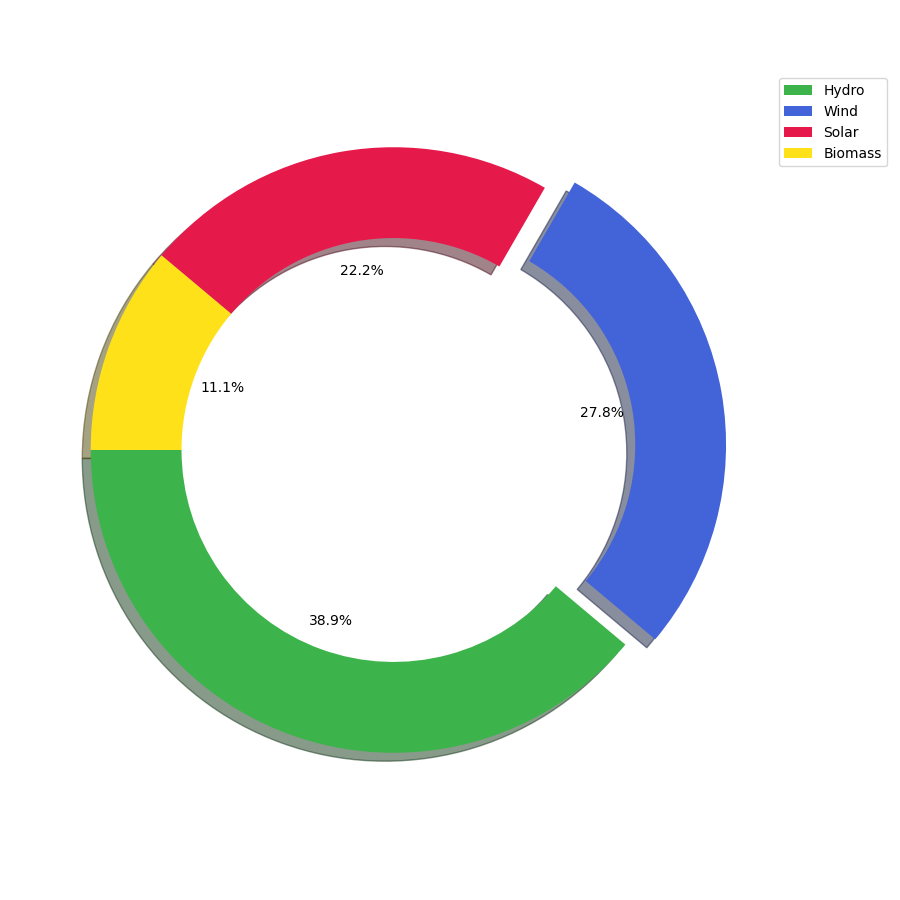

Write the Python code that produced this figure.
import matplotlib.pyplot as plt

# Define the data
shares = [35, 25, 20, 10]

# Define new colors for each sector
new_colors = ['#3cb44b', '#4363d8', '#e6194B', '#ffe119']

# Define explode for highlighting a sector
explode = (0, 0.1, 0, 0)

# Create the donut chart
fig, ax = plt.subplots(figsize=(9, 9))
wedges, text_labels, percent_labels = ax.pie(
    shares, 
    autopct='%1.1f%%', 
    startangle=180, 
    colors=new_colors, 
    explode=explode, 
    shadow=True,
    wedgeprops=dict(width=0.3)  # Adding a width to create the donut shape
)

# Add legend with different location
ax.legend(wedges, ['Hydro', 'Wind', 'Solar', 'Biomass'], loc="upper left", bbox_to_anchor=(1, 0, 0.5, 1))

plt.tight_layout()
plt.show()
